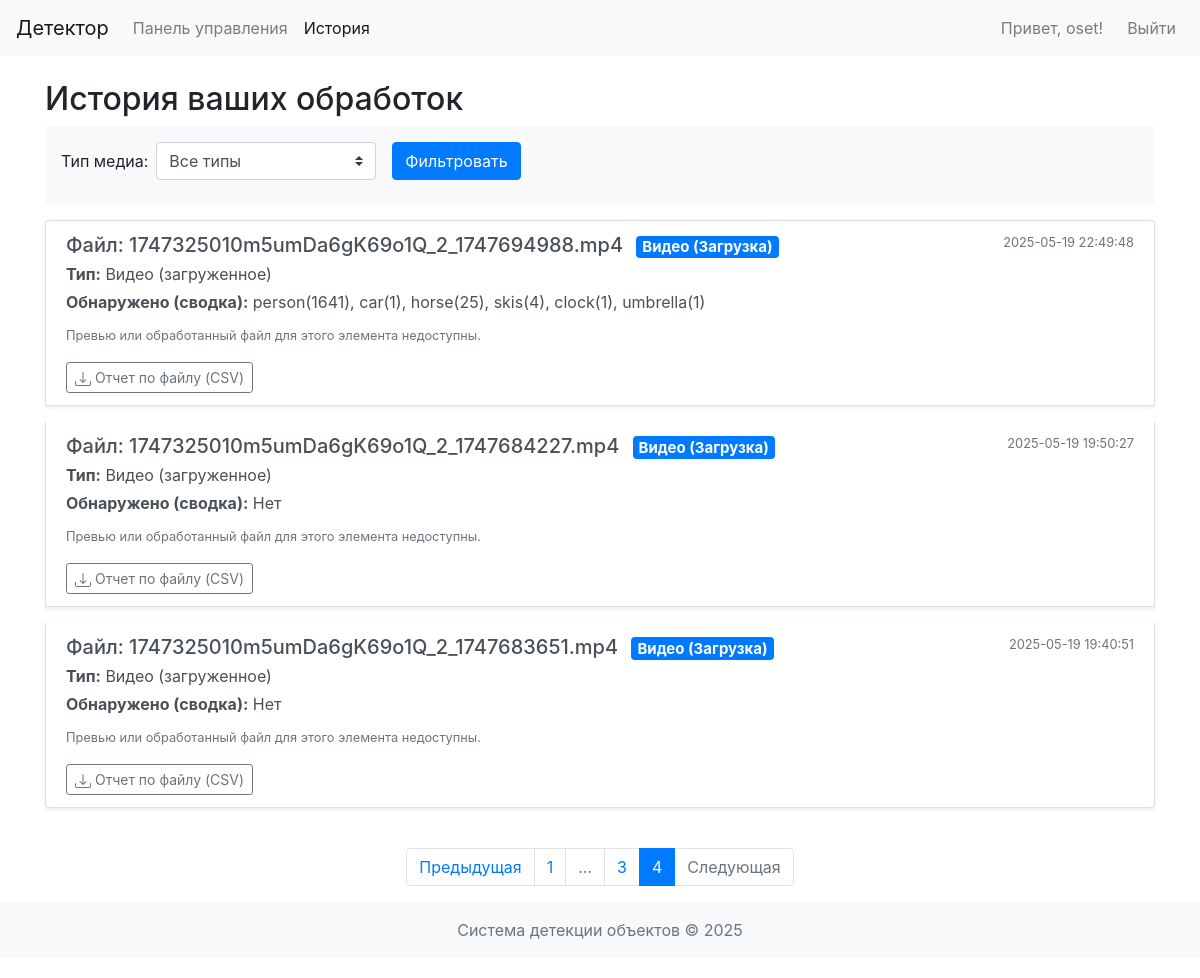
Page /history?page=4 (signed in) on the committed database.
### app/models.py (models this page shows, shortened)
class Media(db.Model):
    __tablename__ = 'media'
    id = db.Column(db.Integer, primary_key=True)
    filename = db.Column(db.String(200), nullable=False) # Original uploaded name or generated stream video name
    file_path = db.Column(db.String(300), nullable=False) # Path to the primary file (original or stream video)
    upload_time = db.Column(db.DateTime, nullable=False, default=datetime.utcnow)
    media_type = db.Column(db.String(50), nullable=False) # 'image', 'video' (uploaded), 'stream_capture' (now a video)
    user_id = db.Column(db.Integer, db.ForeignKey('users.id'), nullable=False)
    detections = db.relationship('Detection', backref='media_source', lazy=True, cascade="all, delete-orphan")
    @property
    def media_type_rus(self):
        if self.media_type == 'image':
            return 'Изображение'
        elif self.media_type == 'video': # Uploaded video, processed into another video
            return 'Видео (загруженное)'
        elif self.media_type == 'stream_capture': # Live stream recorded as video
            return 'Видео (захват стрима)'
        return self.media_type

### app/routes.py (the view)
@main_bp.route('/history')
@login_required
def history_page():
    page = request.args.get('page', 1, type=int);
    user_media_q = Media.query.filter_by(user_id=session['user_id'])
    media_type_f = request.args.get('media_type')
    if media_type_f: user_media_q = user_media_q.filter(Media.media_type == media_type_f)
    pagination = user_media_q.order_by(Media.upload_time.desc()).paginate(page=page, per_page=5, error_out=False)
    items = []
    for m_item in pagination.items:
        summary = {};
        preview_img = None;
        assoc_vid = None
        if m_item.media_type == 'image':
            for d in m_item.detections: summary[d.object_class] = summary.get(d.object_class, 0) + 1
            fn = next((d.result_frame_filename for d in m_item.detections if
                       d.result_frame_filename and d.result_frame_filename.startswith("result_img_")), None)
            if not fn and m_item.filename: fn = f"result_img_{m_item.filename}"
            if fn and os.path.exists(os.path.join(current_app.config['UPLOAD_FOLDER'], fn)): preview_img = fn
        elif m_item.media_type == 'video':
            for d in m_item.detections:
                if d.bbox_x == -2: summary[d.object_class] = summary.get(d.object_class, 0) + int(d.confidence)
            fn = next((d.result_frame_filename for d in m_item.detections if
                       d.bbox_x == -2 and d.result_frame_filename and d.result_frame_filename.startswith("processed_")),
                      None)
            if not fn and m_item.filename: base, _ = os.path.splitext(m_item.filename); fn = f"processed_{base}.mp4"
            if fn and os.path.exists(os.path.join(current_app.config['UPLOAD_FOLDER'], fn)): assoc_vid = fn
        elif m_item.media_type == 'stream_capture':
            assoc_vid = m_item.filename
            if not os.path.exists(os.path.join(current_app.config['UPLOAD_FOLDER'], assoc_vid)): assoc_vid = None
            for d in m_item.detections: summary[d.object_class] = summary.get(d.object_class, 0) + 1
        items.append({'media': m_item, 'detections_summary_str': (
            ", ".join([f"{k}({v})" for k, v in summary.items()]) if summary else "Нет"),
                      'preview_image_file': preview_img, 'associated_video_file': assoc_vid})
    return render_template('history_page.html', media_items=items, pagination=pagination,
                           current_media_type_filter=media_type_f)

### app/routes.py (called while the page is built)
def login_required(f):
    @wraps(f)
    def decorated_function(*args, **kwargs):
        if 'user_id' not in session:
            flash('Пожалуйста, войдите в систему для доступа к этой странице.', 'warning')
            return redirect(url_for('main.login'))
        return f(*args, **kwargs)
    return decorated_function

### app/templates/history_page.html (shortened to what this page needs)
{% extends "base.html" %}
{% block content %}
<h2>История ваших обработок</h2>
<form method="GET" action="{{ url_for('main.history_page') }}" class="form-inline mb-3 p-3 bg-light rounded">
    <div class="form-group mr-sm-3 mb-2">
        <label for="media_type_filter" class="mr-2">Тип медиа:</label>
        <select name="media_type" id="media_type_filter" class="form-control custom-select">
            <option value="">Все типы</option>
        </select>
    </div>
    <button type="submit" class="btn btn-primary mb-2">Фильтровать</button>
</form>
{% if not media_items and (not pagination or not pagination.items) %}
<div class="alert alert-info" role="alert">
    У вас пока нет обработанных файлов, соответствующих фильтру.
</div>
{% else %}
<div class="list-group">
    {% for item_data in media_items %}
    <div class="list-group-item list-group-item-action flex-column align-items-start mb-3 shadow-sm">
        <div class="d-flex w-100 justify-content-between">
            <h5 class="mb-1">
                Файл: {{ item_data.media.filename }}
                {% if item_data.media.media_type == 'stream_capture' %}<span class="badge badge-info ml-2">Видео (Стрим)</span>
                {% elif item_data.media.media_type == 'video' %}<span class="badge badge-primary ml-2">Видео (Загрузка)</span>
                {% elif item_data.media.media_type == 'image' %}<span class="badge badge-secondary ml-2">Изображение</span>
                {% endif %}
            </h5>
            <small class="text-muted">{{ item_data.media.upload_time.strftime('%Y-%m-%d %H:%M:%S') }}</small>
        </div>
        <p class="mb-1"><span class="font-weight-bold">Тип:</span> {{ item_data.media.media_type_rus }}</p>
        <p class="mb-1"><span class="font-weight-bold">Обнаружено (сводка):</span> {{ item_data.detections_summary_str }}</p>
        {% if item_data.media.media_type == 'image' and item_data.preview_image_file %}
            <div class="mt-2">
                <p class="font-weight-bold mb-1">Результат (изображение):</p>
                <a href="{{ url_for('main.results_file', filename=item_data.preview_image_file) }}" target="_blank" title="Открыть результат">
                    <img src="{{ url_for('main.results_file', filename=item_data.preview_image_file) }}" alt="Результат обработки изображения" class="img-thumbnail" style="max-height: 150px; max-width: 200px;">
                </a>
            </div>
        {% else %}
            <p class="mt-2"><small class="text-muted">Превью или обработанный файл для этого элемента недоступны.</small></p>
        {% endif %}
        <div class="mt-2">
            <a href="{{ url_for('main.download_media_report', media_id=item_data.media.id) }}" class="btn btn-sm btn-outline-secondary">
                Отчет по файлу (CSV)
            </a>
        </div>
    </div>
    {% endfor %}
</div>
{% if pagination and pagination.pages > 1 %}
<nav aria-label="Page navigation" class="mt-4">
    <ul class="pagination justify-content-center">
        {% if pagination.has_prev %}
        <li class="page-item"><a class="page-link" href="{{ url_for('main.history_page', page=pagination.prev_num, media_type=current_media_type_filter) }}">Предыдущая</a></li>
        {% else %}
        <li class="page-item disabled"><span class="page-link">Предыдущая</span></li>
        {% endif %}
        {% for page_num in pagination.iter_pages(left_edge=1, right_edge=1, left_current=1, right_current=2) %}
            {% if page_num %}
                {% if pagination.page == page_num %}
                <li class="page-item active"><span class="page-link">{{ page_num }}</span></li>
                {% else %}
                <li class="page-item"><a class="page-link" href="{{ url_for('main.history_page', page=page_num, media_type=current_media_type_filter) }}">{{ page_num }}</a></li>
                {% endif %}
            {% else %}
            <li class="page-item disabled"><span class="page-link">...</span></li>
            {% endif %}
        {% endfor %}
        {% if pagination.has_next %}
        <li class="page-item"><a class="page-link" href="{{ url_for('main.history_page', page=pagination.next_num, media_type=current_media_type_filter) }}">Следующая</a></li>
        {% else %}
        <li class="page-item disabled"><span class="page-link">Следующая</span></li>
        {% endif %}
    </ul>
</nav>
{% endif %}
{% endif %}
{% endblock %}

### static/css/style.css (style rules this page uses)
body { padding-bottom: 20px; }

### rows in the picture
Media: media.filename "1747325010m5umDa6gK69o1Q_2_1747694988.mp4", media.upload_time "2025-05-19 22:49:48", media.media_type_rus "Видео (загруженное)"
Media: media.filename "1747325010m5umDa6gK69o1Q_2_1747684227.mp4", media.upload_time "2025-05-19 19:50:27", media.media_type_rus "Видео (загруженное)"
Media: media.filename "1747325010m5umDa6gK69o1Q_2_1747683651.mp4", media.upload_time "2025-05-19 19:40:51", media.media_type_rus "Видео (загруженное)"

### other values in the picture
{{ session.username }} "oset"
{{ item_data.detections_summary_str }} "person(1641), car(1), horse(25), skis(4), clock(1), umbrella(1)" "Нет" "Нет"
{{ page_num }} "1" "3"
{{ page_num }} "4"
